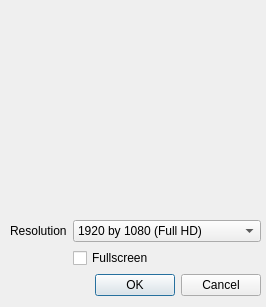
<?xml version="1.0" encoding="UTF-8"?>
<ui version="4.0">
 <class>pre_game_options</class>
 <widget class="QDialog" name="pre_game_options">
  <property name="windowModality">
   <enum>Qt::WindowModal</enum>
  </property>
  <property name="geometry">
   <rect>
    <x>0</x>
    <y>0</y>
    <width>266</width>
    <height>307</height>
   </rect>
  </property>
  <property name="windowTitle">
   <string>Game Display Options</string>
  </property>
  <widget class="QWidget" name="formLayoutWidget_3">
   <property name="geometry">
    <rect>
     <x>10</x>
     <y>220</y>
     <width>251</width>
     <height>480</height>
    </rect>
   </property>
   <layout class="QFormLayout" name="formLayout_4">
    <item row="0" column="0">
     <widget class="QLabel" name="resolution_label">
      <property name="text">
       <string>Resolution</string>
      </property>
     </widget>
    </item>
    <item row="0" column="1">
     <widget class="QComboBox" name="resolution">
      <property name="insertPolicy">
       <enum>QComboBox::InsertAtBottom</enum>
      </property>
      <property name="sizeAdjustPolicy">
       <enum>QComboBox::AdjustToContentsOnFirstShow</enum>
      </property>
      <item>
       <property name="text">
        <string>1920 by 1080 (Full HD)</string>
       </property>
      </item>
      <item>
       <property name="text">
        <string>1280 by 720 (HD)</string>
       </property>
      </item>
     </widget>
    </item>
    <item row="1" column="1">
     <widget class="QCheckBox" name="is_fullscreen">
      <property name="text">
       <string>Fullscreen</string>
      </property>
     </widget>
    </item>
    <item row="2" column="1">
     <widget class="QDialogButtonBox" name="finish_buttons">
      <property name="orientation">
       <enum>Qt::Horizontal</enum>
      </property>
      <property name="standardButtons">
       <set>QDialogButtonBox::Cancel|QDialogButtonBox::Ok</set>
      </property>
     </widget>
    </item>
   </layout>
  </widget>
  <widget class="QLabel" name="label">
   <property name="geometry">
    <rect>
     <x>20</x>
     <y>10</y>
     <width>222</width>
     <height>196</height>
    </rect>
   </property>
   <property name="maximumSize">
    <size>
     <width>222</width>
     <height>196</height>
    </size>
   </property>
   <property name="text">
    <string/>
   </property>
   <property name="pixmap">
    <pixmap resource="resources.qrc">:/assets/assets/snaketanks.png</pixmap>
   </property>
   <property name="scaledContents">
    <bool>true</bool>
   </property>
  </widget>
 </widget>
 <resources>
  <include location="resources.qrc"/>
 </resources>
 <connections>
  <connection>
   <sender>finish_buttons</sender>
   <signal>accepted()</signal>
   <receiver>pre_game_options</receiver>
   <slot>accept()</slot>
   <hints>
    <hint type="sourcelabel">
     <x>248</x>
     <y>254</y>
    </hint>
    <hint type="destinationlabel">
     <x>157</x>
     <y>274</y>
    </hint>
   </hints>
  </connection>
  <connection>
   <sender>finish_buttons</sender>
   <signal>rejected()</signal>
   <receiver>pre_game_options</receiver>
   <slot>reject()</slot>
   <hints>
    <hint type="sourcelabel">
     <x>316</x>
     <y>260</y>
    </hint>
    <hint type="destinationlabel">
     <x>286</x>
     <y>274</y>
    </hint>
   </hints>
  </connection>
 </connections>
</ui>
